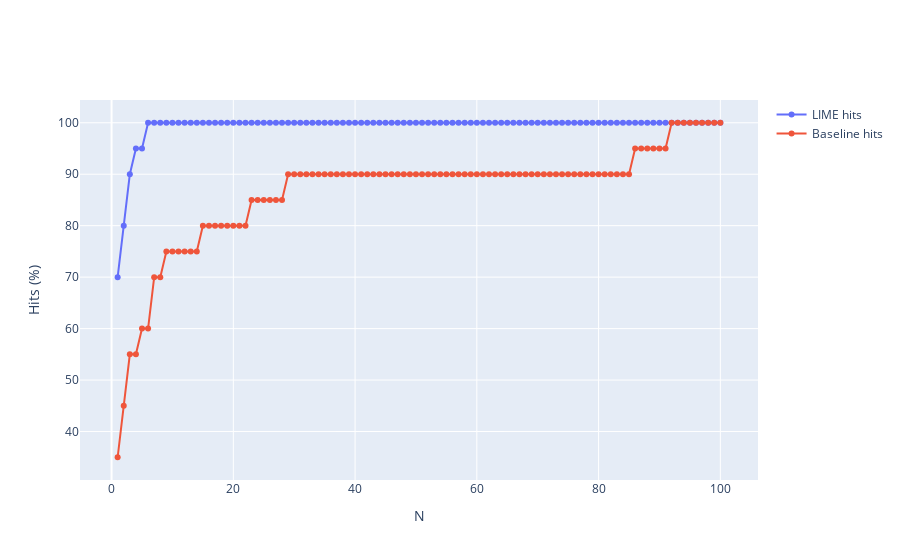

The notebook cell this image was saved under:
### Markdown cell above
### Plot hits

### Code cell
import plotly.graph_objects as go

hits_lime_sum = hits_lime.sum(axis=0)/num_classes*100
hits_baseline_sum = hits_baseline.sum(axis=0)/num_classes*100
x_values = np.arange(1, hits_lime_sum.shape[0] + 1)

fig = go.Figure()

fig.add_trace(go.Scatter(x=x_values,
                         y=hits_lime_sum,
                         mode='markers+lines',
                         name='LIME hits'))
fig.add_trace(go.Scatter(x=x_values,
                         y=hits_baseline_sum,
                         mode='markers+lines',
                         name='Baseline hits'))

fig.update_layout(xaxis_title='N',yaxis_title='Hits (%)')
fig.show()

### Figure 1 — Plotly figure (JSON) as saved in the notebook; plotly's stock layout.template omitted (floating-point values rounded to 4 significant figures)
{"data": [{"mode": "markers+lines", "name": "LIME hits", "type": "scatter", "x": [1, 2, 3, 4, 5, 6, 7, 8, 9, 10, 11, 12, 13, 14, 15, 16, 17, 18, 19, 20, 21, 22, 23, 24, 25, 26, 27, 28, 29, 30, 31, 32, 33, 34, 35, 36, 37, 38, 39, 40, 41, 42, 43, 44, 45, 46, 47, 48, 49, 50, 51, 52, 53, 54, 55, 56, 57, 58, 59, 60, 61, 62, 63, 64, 65, 66, 67, 68, 69, 70, 71, 72, 73, 74, 75, 76, 77, 78, 79, 80, 81, 82, 83, 84, 85, 86, 87, 88, 89, 90, 91, 92, 93, 94, 95, 96, 97, 98, 99, 100], "y": [70, 80, 90, 95, 95, 100, 100, 100, 100, 100, 100, 100, 100, 100, 100, 100, 100, 100, 100, 100, 100, 100, 100, 100, 100, 100, 100, 100, 100, 100, 100, 100, 100, 100, 100, 100, 100, 100, 100, 100, 100, 100, 100, 100, 100, 100, 100, 100, 100, 100, 100, 100, 100, 100, 100, 100, 100, 100, 100, 100, 100, 100, 100, 100, 100, 100, 100, 100, 100, 100, 100, 100, 100, 100, 100, 100, 100, 100, 100, 100, 100, 100, 100, 100, 100, 100, 100, 100, 100, 100, 100, 100, 100, 100, 100, 100, 100, 100, 100, 100]}, {"mode": "markers+lines", "name": "Baseline hits", "type": "scatter", "x": [1, 2, 3, 4, 5, 6, 7, 8, 9, 10, 11, 12, 13, 14, 15, 16, 17, 18, 19, 20, 21, 22, 23, 24, 25, 26, 27, 28, 29, 30, 31, 32, 33, 34, 35, 36, 37, 38, 39, 40, 41, 42, 43, 44, 45, 46, 47, 48, 49, 50, 51, 52, 53, 54, 55, 56, 57, 58, 59, 60, 61, 62, 63, 64, 65, 66, 67, 68, 69, 70, 71, 72, 73, 74, 75, 76, 77, 78, 79, 80, 81, 82, 83, 84, 85, 86, 87, 88, 89, 90, 91, 92, 93, 94, 95, 96, 97, 98, 99, 100], "y": [35, 45, 55.0, 55.0, 60, 60, 70, 70, 75, 75, 75, 75, 75, 75, 80, 80, 80, 80, 80, 80, 80, 80, 85, 85, 85, 85, 85, 85, 90, 90, 90, 90, 90, 90, 90, 90, 90, 90, 90, 90, 90, 90, 90, 90, 90, 90, 90, 90, 90, 90, 90, 90, 90, 90, 90, 90, 90, 90, 90, 90, 90, 90, 90, 90, 90, 90, 90, 90, 90, 90, 90, 90, 90, 90, 90, 90, 90, 90, 90, 90, 90, 90, 90, 90, 90, 95, 95, 95, 95, 95, 95, 100, 100, 100, 100, 100, 100, 100, 100, 100]}], "layout": {"xaxis": {"title": {"text": "N"}}, "yaxis": {"title": {"text": "Hits (%)"}}}}
